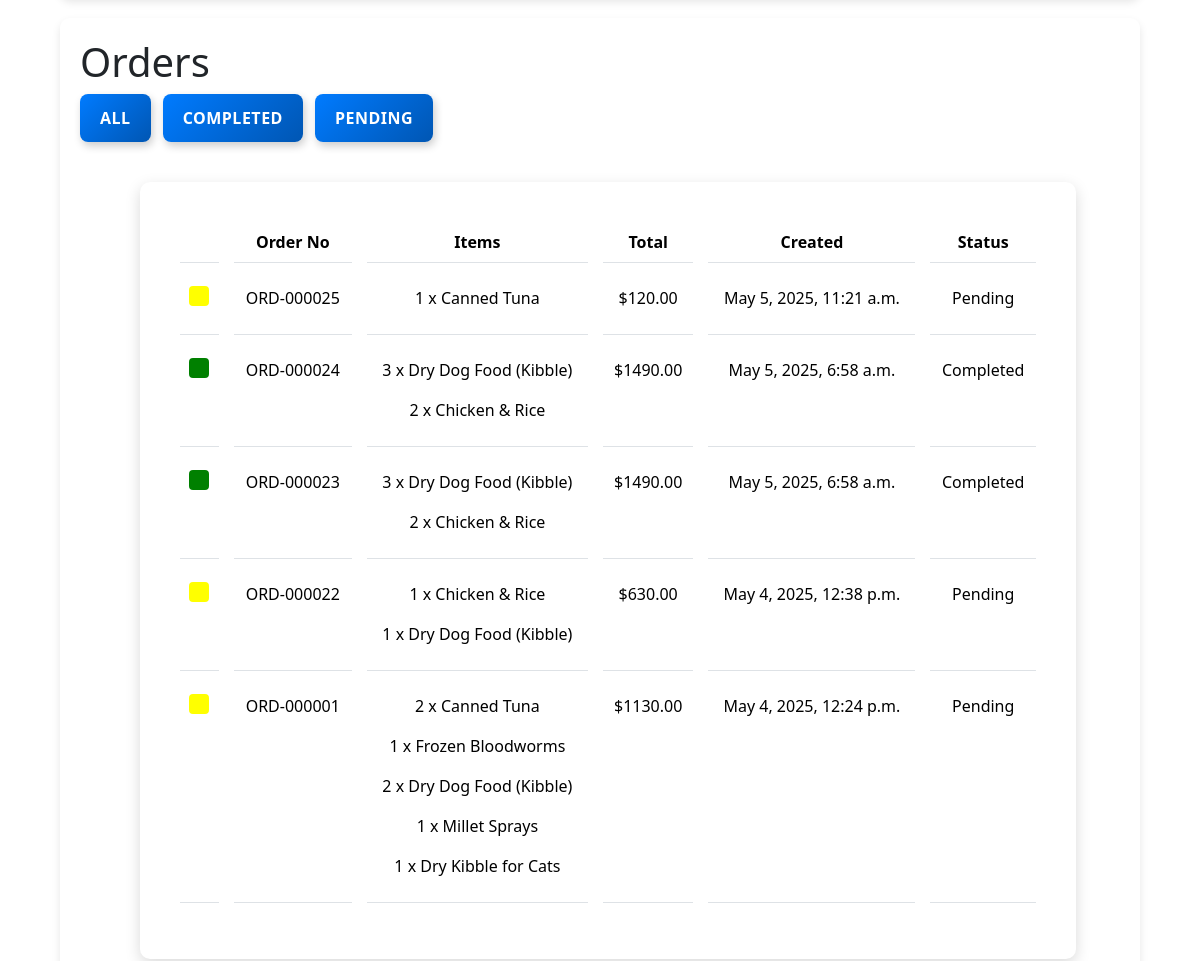
Before: /profile/admin@example.com/ (signed in, middle part) with the older database file.
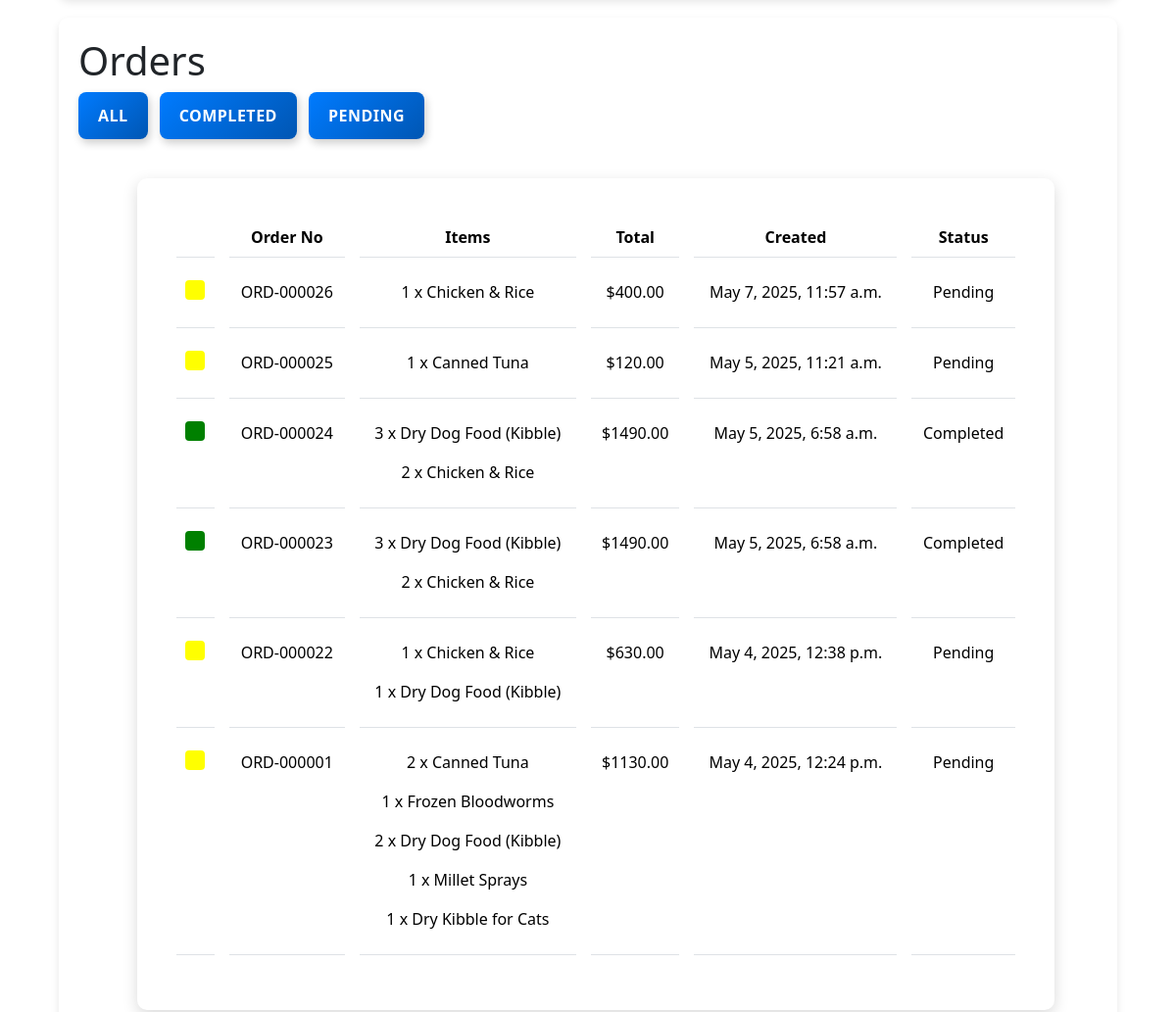
After: the same page with the newer database file.
### store/models.py (models this page shows, shortened)
class Order(models.Model):
    name = models.CharField(max_length=100)
    STATUS_CHOICES = [
        ("Pending", "Pending"),
        ("Completed", "Completed"),
    ]
    email = models.EmailField()
    order_number = models.CharField(max_length=20, unique=True, blank=True,auto_created=True)
    total = models.DecimalField(max_digits=10, decimal_places=2)
    created = models.DateTimeField(auto_now_add=True)
    status = models.CharField(max_length=20, choices=STATUS_CHOICES, default="Pending")
    class Meta:
        ordering = ['-created']

class OrderItem(models.Model):
    order = models.ForeignKey(Order, on_delete=models.CASCADE, related_name='items')
    product = models.ForeignKey(Product, on_delete=models.CASCADE)
    quantity = models.IntegerField()
    price = models.DecimalField(max_digits=10, decimal_places=2)

class Product(models.Model):
    category = models.ForeignKey(Category, related_name='products', on_delete=models.CASCADE)
    name = models.CharField(max_length=200)
    slug = models.SlugField(max_length=200, unique=True)
    image = models.ImageField(upload_to='store/media/products/')
    description = models.TextField(blank=True)
    price = models.DecimalField(max_digits=10, decimal_places=2, validators=[MinValueValidator(0)])
    available = models.BooleanField(default=True)
    created = models.DateTimeField(auto_now_add=True)
    updated = models.DateTimeField(auto_now=True)
    class Meta:
        ordering = ('name',)

### home/views.py (the view)
# urls.py: path('profile/<str:email>/', views.profile, name='profile'),
@login_required
def profile(request, email):
    if request.user.email != email:
        raise Http404("You're not allowed to access this page.")
    user_contacts = []
    user_letters = []
    all_contacts_api = []
    all_letters_api = []
    conditions = [False] * 5 # Initialize conditions to False
    form = UserUpdateForm(instance=request.user)
    user_email = request.user.email
    try:
        contacts_response = requests.get(f"{FLASK_API_URL}/contacts")
        contacts_response.raise_for_status() # Raise an exception for bad status codes (4xx or 5xx)
        all_contacts_api = contacts_response.json()
        user_contacts = [c for c in all_contacts_api if c.get('email') == user_email]
        letters_response = requests.get(f"{FLASK_API_URL}/letters")
        letters_response.raise_for_status()
        all_letters_api = letters_response.json()
        user_letters = [l for l in all_letters_api if l.get('email') == user_email]
        conditions = [
            any(contact.get('status') == "accepted" for contact in all_contacts_api),
            any(contact.get('status') == "declined" for contact in all_contacts_api),
            any(contact.get('status') == "pending" for contact in all_contacts_api),
            any(letter.get('status') == "Viewed" for letter in all_letters_api),
            any(letter.get('status') == "Not Viewed" for letter in all_letters_api)
        ]
    except requests.exceptions.RequestException as e:
        messages.error(request, f"Could not fetch data from the API: {e}")
    except requests.exceptions.JSONDecodeError:
        messages.error(request, "Failed to parse data received from the API.")
    orders = [
            Order.objects.filter(email=user_email),
            Order.objects.filter(status="Completed", email=user_email),
            Order.objects.filter(status="Pending", email=user_email)
        ]
    context = {
        'contacts': user_contacts, # Use data filtered from API
        'letters': user_letters,   # Use data filtered from API
        'form': form,              # The Django form for user updates
        'co': conditions,
        "orders": orders
    }
    return render(request, 'profile.html', context)

### home/templates/profile.html (shortened to what this page needs)
{% extends 'base.html' %}  {% block content %}
<div class="profile-container" id="gen-style-62">
  <h1>Orders</h1>
   <div class="order-button-group">
    <button onclick="showOrderContent('orderAll')">All</button>
    <button
      class="letter-dropdown-container"
      onclick="showOrderContent('orderCompleted')"
    >
     Completed
    </button>
    <button onclick="showOrderContent('orderPending')">Pending</button>
  </div>
    <div id="orderAll" class="order-content-box active">
      {% if orders.0 %}
      <table class="table">
        <thead>
          <tr>
            <th></th>
            <th>Order No</th>
            <th><a href="{% url 'my_orders' %}" id="gen-style-63">Items</a></th> <th>Total</th>
            <th>Created</th>
            <th>Status</th>
          </tr>
        </thead>
        <tbody>
          {% for order in orders.0 %}
          <tr>
              <td>
                {% if order.status == "Pending" %}
                <div class="empty-box"></div>
                {% else %}
                <div class="checked-box"></div>
                {% endif %}
            </td>
            <td>{{ order.order_number }}</td>
            <td><a href="{% url 'my_orders' %}" id="gen-style-64"> {% for item in order.items.all %}
              <p>{{ item.quantity }} x {{ item.product.name }} </p>
              {% endfor %}</a></td>
            <td>${{ order.total }}</td>
            <td>{{ order.created }}</td>
            <td>{{ order.status }}</td>
          </tr>
          {% endfor %}
        </tbody>
      </table>
      {% else %}
      <h2>NO ORDERS</h2>
      {% endif %}
    </div>
</div>
{% endblock %}

### home/templates/base.html (shortened to what this page needs)
<!DOCTYPE html>
{% load static %}
<html lang="en">
  <head>
    <link rel="stylesheet" href="https://cdnjs.cloudflare.com/ajax/libs/font-awesome/6.0.0/css/all.min.css">
    <link
    rel="stylesheet"
    href="	https://cdn.jsdelivr.net/npm/bootstrap@5.3.3/dist/css/bootstrap.min.css"
    />
  </head>
  <body>
    {% block content %} {% endblock %}
  </body>
</html>

### home/templates/base.html (style rules this page uses)
body { width: 100%; margin: 0; font-family: "Segoe UI", Tahoma, Geneva, Verdana, sans-serif; }
a { text-decoration: none; color: white; }

### home/templates/profile.html (style rules this page uses)
.profile-container { display: flex; background: white; border-radius: 10px; box-shadow: 0 4px 8px rgba(0, 0, 0, 0.1); padding: 20px; width: 1400px; max-width: 90%; position: relative; flex-direction: column; align-items: center; justify-self: center; height: 550px; margin: 70px 0 20px 0; }
.table { border-collapse: separate; border-spacing: 15px; }
.active { display: block; }
.letter-button-group button, .letter-dropdown-container { padding: 12px 20px; cursor: pointer; border: none; background: linear-gradient(135deg, #007bff, #0056b3); color: white; border-radius: 8px; font-size: 16px; font-weight: 600; transition: all 0.3s ease; display: inline-flex; align-items: center; justify-content: center; box-shadow: 2px 4px 8px rgba(0, 0, 0, 0.2); text-transform: uppercase; letter-spacing: 0.5px; }
.order-button-group { margin-bottom: 20px; text-align: center; display: flex; justify-content: center; gap: 12px; }
.order-button-group button, .order-dropdown-container { padding: 12px 20px; cursor: pointer; border: none; background: linear-gradient(135deg, #007bff, #0056b3); color: white; border-radius: 8px; font-size: 16px; font-weight: 600; transition: all 0.3s ease; display: inline-flex; align-items: center; justify-content: center; box-shadow: 2px 4px 8px rgba(0, 0, 0, 0.2); text-transform: uppercase; letter-spacing: 0.5px; }
.order-content-box { display: none; padding: 25px; border-radius: 10px; width: 100%; background: white; max-width: 90%; margin: 20px 60px; box-shadow: 0px 5px 15px rgba(0, 0, 0, 0.15); transition: all 0.3s ease-in-out; text-align: center; }
.order-content-box.active { display: block; }
@media (min-width: 600px) { .profile-container { flex-direction: row; align-items: flex-start; } }
.empty-box { width: 20px; height: 20px; border: 2px solid yellow; background-color: yellow; border-radius: 4px; display: inline-block; }
.checked-box { width: 20px; height: 20px; border: 2px solid green; background-color: green; border-radius: 4px; display: inline-block; position: relative; }
#gen-style-62 { height: auto; margin-top: auto; display: flex; flex-direction: column; }
#gen-style-63, #gen-style-64, #gen-style-65 { color: black; }

Changed rows visible on the page:
added Order: order_number "ORD-000026", total "400.00", created "May 7, 2025, 11:57 a.m.", status "Pending"
added OrderItem: quantity "1", product.name "Chicken & Rice", shown under "ORD-000026"
